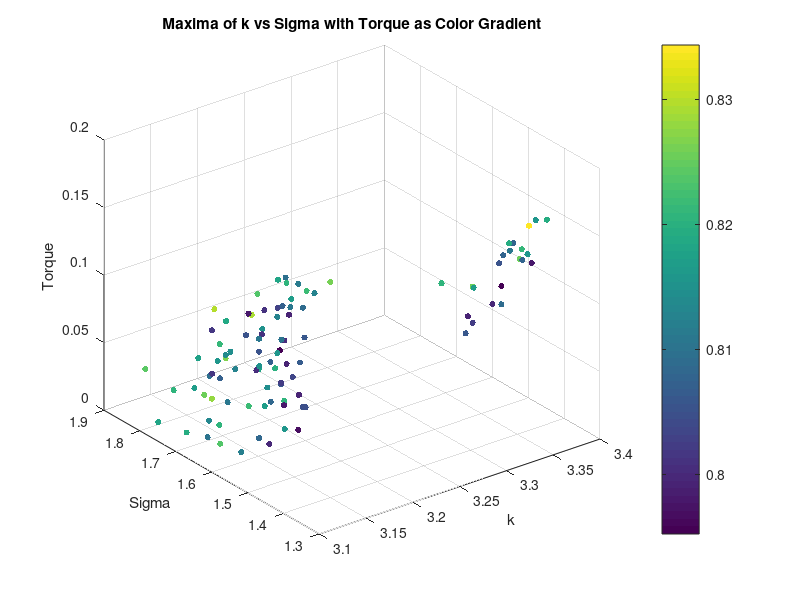
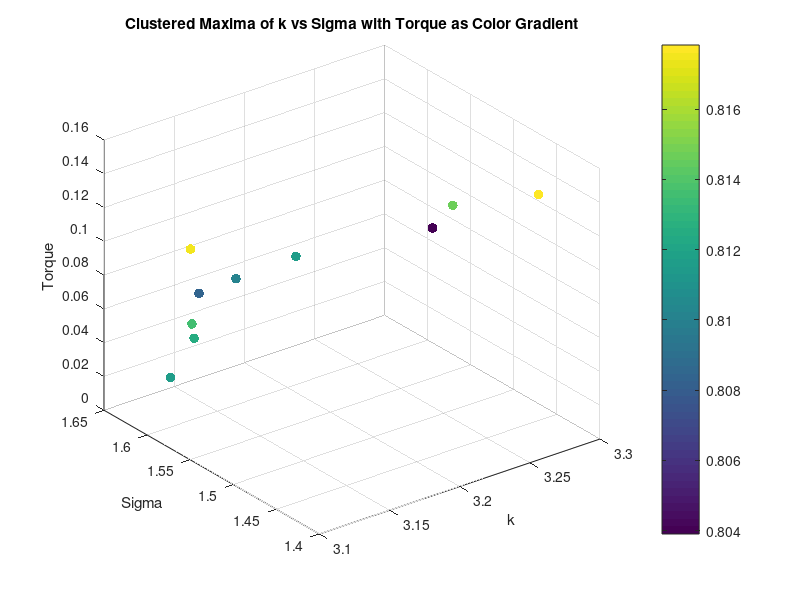
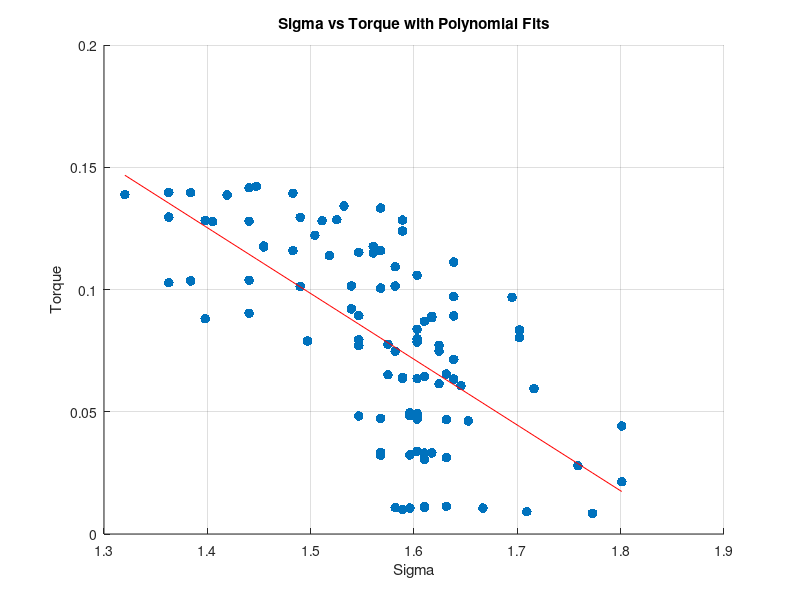
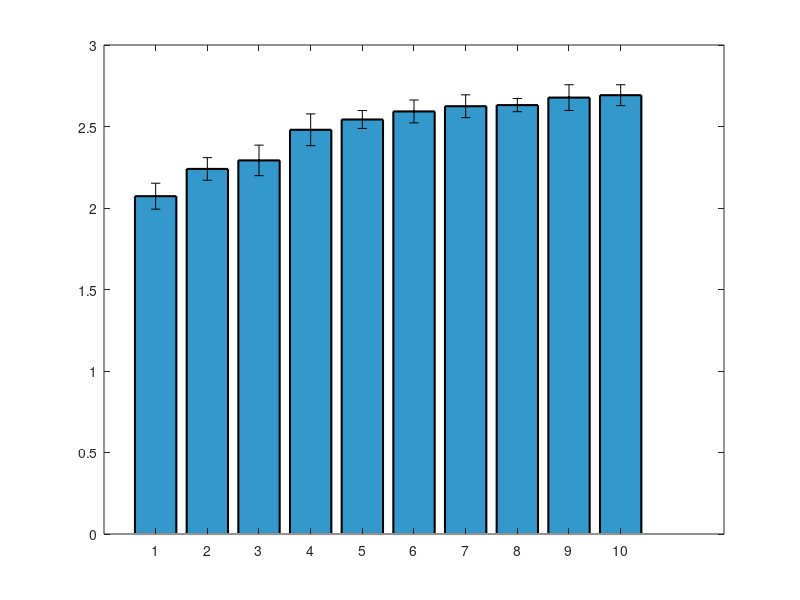

These charts were generated, in order, by the following MATLAB code: (Note: this script raises an error after producing the figures.)
clear all;
close all;


%% Torque Analysis
load('maxima_data.mat');
scatter3(maxima_k, maxima_sigma, torque_values, 20, maxima_corr, 'filled');
xlabel('k');
ylabel('Sigma');
zlabel('Torque');
title('Maxima of k vs Sigma with Torque as Color Gradient');
colorbar;
grid on;
% K means clustering of torque into 10 clusters, taking mean of each cluster k, sigma and corr too
[cluster_idx, cluster_centers] = kmeans(torque_values', 10);
% Take the mean of each cluster
torque_means = zeros(10, 1);
sigma_means = zeros(10, 1);
sigma_stds = zeros(10, 1);
k_means = zeros(10, 1);
corr_means = zeros(10, 1);
for i = 1:10
    torque_means(i) = mean(torque_values(cluster_idx == i));
    sigma_means(i) = mean(maxima_sigma(cluster_idx == i));
    k_means(i) = mean(maxima_k(cluster_idx == i));
    corr_means(i) = mean(maxima_corr(cluster_idx == i));
    sigma_stds(i) = std(maxima_sigma(cluster_idx == i));
end
% Plot the clusters
figure;
scatter3(k_means, sigma_means, torque_means, 50, corr_means, 'filled');
xlabel('k');
ylabel('Sigma');
zlabel('Torque');
title('Clustered Maxima of k vs Sigma with Torque as Color Gradient');
colorbar;
grid on;
% Ensure data is sorted for polyfit
[sigma_sorted, sort_idx] = sort(maxima_sigma);
torque_sorted = torque_values(sort_idx);
% Display correlation between torque and sigma
disp('Correlation between Torque and Sigma:');
disp(corr(torque_sorted', sigma_sorted'));
% Display correlation between torque and sigma^2
disp('Correlation between Torque and Sigma^2:');
disp(corr(torque_sorted', sigma_sorted'.^2));
% Polyfit for sigma vs torque (order 1 and 2)
p1_sigma = polyfit(sigma_sorted, torque_sorted, 1);
% Calculate fitted values and normalized MSE for sigma vs torque
fitted_torque_p1_sigma = polyval(p1_sigma, sigma_sorted);
mse_p1_sigma = mean((torque_sorted - fitted_torque_p1_sigma).^2);
nmse_p1_sigma = mse_p1_sigma / var(torque_sorted);
% Display results for sigma vs torque
disp('Sigma vs Torque:');
disp(['Order 1 nMSE: ', num2str(nmse_p1_sigma)]);
%display correlation between torque and sigma
% Plot for sigma vs torque with polynomial fits (first instance)
figure;
scatter(sigma_sorted, torque_sorted, 50, 'filled','DisplayName', 'Data');
hold on;
plot(sigma_sorted, fitted_torque_p1_sigma, '-r', 'DisplayName', ...
    ['Order 1 Fit: y = ', num2str(p1_sigma(1)), 'x + ', num2str(p1_sigma(2)), ...
    ', nMSE = ', num2str(nmse_p1_sigma)]);
xlabel('Sigma');
ylabel('Torque');
title('Sigma vs Torque with Polynomial Fits');
grid on;

%Plot means of sigma as bar plot with variance as error bars
figure;
[sorted_sigma_means,idx] = sort(sigma_means);
sorted_sigma_stds = sigma_stds(idx);
bar(sorted_sigma_means.^2, 'FaceColor', [0.2 0.6 0.8], 'EdgeColor', 'k', 'LineWidth', 1.5);
% Set the x-ticks to the cluster indices
hold on;
errorbar(sorted_sigma_means.^2,sorted_sigma_stds, 'k.', 'LineWidth', 1.5);
ylim([1.9 3.5]);

xlabel('Torque Number');
ylabel('Mean Sigma');

% Ensure data is sorted for polyfit
[sigma_sorted, sort_idx] = sort(sigma_means);
torque_sorted = torque_means(sort_idx);
%Display correlation between torque and sigma
disp('Correlation between Torque and Sigma:');
disp(corr(torque_sorted, sigma_sorted));
%Display correlation between torque and sigma^2
disp('Correlation between Torque and Sigma^2:');
disp(corr(torque_sorted, sigma_sorted.^2));
% Polyfit for sigma vs torque (order 1 and 2)
p1_sigma = polyfit(sigma_sorted, torque_sorted, 1);
p2_sigma = polyfit(sigma_sorted, torque_sorted, 2);
% Calculate zitted values and normalized MSE for sigma vs torque
fitted_torque_p1_sigma = polyval(p1_sigma, sigma_sorted);
fitted_torque_p2_sigma = polyval(p2_sigma, sigma_sorted);
mse_p1_sigma = mean((torque_sorted - fitted_torque_p1_sigma).^2);
mse_p2_sigma = mean((torque_sorted - fitted_torque_p2_sigma).^2);
nmse_p1_sigma = mse_p1_sigma / var(torque_sorted);
nmse_p2_sigma = mse_p2_sigma / var(torque_sorted);
% Display results for sigma vs torque
disp('Sigma vs Torque:');
disp(['Order 1 nMSE: ', num2str(nmse_p1_sigma)]);
disp(['Order 2 nMSE: ', num2str(nmse_p2_sigma)]);
% Plot for sigma vs torque with polynomial fits (second instance)
figure;
scatter(sigma_sorted, torque_sorted, 50, torque_sorted, 'filled', 'DisplayName', 'Data');
colormap(jet); % High contrast colormap suitable for white background
colorbar; % Add a colorbar to indicate the mapping of color to torque_sorted values
hold on;
plot(sigma_sorted, fitted_torque_p1_sigma, '-r', 'DisplayName', ...
    ['Order 1 Fit: y = ', num2str(p1_sigma(1)), 'x + ', num2str(p1_sigma(2)), ...
    ', nMSE = ', num2str(nmse_p1_sigma)]);
plot(sigma_sorted, fitted_torque_p2_sigma, '--g', 'DisplayName', ...
    ['Order 2 Fit: y = ', num2str(p2_sigma(1)), 'x^2 + ', num2str(p2_sigma(2)), ...
    'x + ', num2str(p2_sigma(3)), ', nMSE = ', num2str(nmse_p2_sigma)]);
xlabel('Sigma');
ylabel('Torque');
title('Sigma vs Torque with Polynomial Fits');
legend('show');
grid on;



% %% Diameter Analysis
% % Saved as diameter_value, k_values(max_k_idx), sigma_values(max_sigma_idx), max_val
% load('maxima_data_Diam.mat');

% figure;
% scatter3(maxima_matrix(:, 2), maxima_matrix(:, 3), maxima_matrix(:, 1), 50, maxima_matrix(:, 1), 'filled'); 
% xlabel('k');
% ylabel('Sigma');
% zlabel('Diameter');
% title('Maxima of k vs Sigma with Diameter as Color Gradient');
% colorbar;
% grid on;

% % K vs d
% % Ensure data is sorted for polyfit
% [k_sorted, sort_idx] = sort(maxima_matrix(:, 2));
% d_sorted = maxima_matrix(sort_idx, 1);
% % Display correlation between d and k
% disp('Correlation between Diameter and k:');
% disp(corr(d_sorted, k_sorted));

% %plot for k vs diam with polynomial fits
% figure;
% scatter(k_sorted, d_sorted, 50, d_sorted, 'filled', 'DisplayName', 'Data');
% colormap(jet); % High contrast colormap suitable for white background
% colorbar; % Add a colorbar to indicate the mapping of color to d_sorted values

% hold on;
% p1_k = polyfit(k_sorted, d_sorted, 1);
% fitted_d_p1_k = polyval(p1_k, k_sorted);
% mse_p1_k = mean((d_sorted - fitted_d_p1_k).^2);
% nmse_p1_k = mse_p1_k / var(d_sorted);
% disp('Diameter vs k:');
% disp(['Order 1 nMSE: ', num2str(nmse_p1_k)]);
% plot(k_sorted, fitted_d_p1_k, '-r', 'DisplayName', ...
%     ['Order 1 Fit: y = ', num2str(p1_k(1)), 'x + ', num2str(p1_k(2)), ...
%     ', nMSE = ', num2str(nmse_p1_k)]);
% xlabel('k');
% ylabel('Diameter');
% title('k vs Diameter with Polynomial Fits');
% legend('show');

% % Compute mean and std of sigma for each unique diameter
% unique_diameters = unique(maxima_matrix(:, 1));
% sigma_means_diameter = zeros(size(unique_diameters));
% sigma_stds_diameter = zeros(size(unique_diameters));

% for i = 1:length(unique_diameters)
%     sigma_values_for_diameter = maxima_matrix(maxima_matrix(:, 1) == unique_diameters(i), 3);
%     sigma_means_diameter(i) = mean(sigma_values_for_diameter);
%     sigma_stds_diameter(i) = std(sigma_values_for_diameter);
% end

% % Bar plot of mean sigma with error bars for each diameter
% figure;
% bar(unique_diameters, sigma_means_diameter, 'FaceColor', [0.2 0.6 0.8], 'EdgeColor', 'k', 'LineWidth', 1.5);
% hold on;
% errorbar(unique_diameters, sigma_means_diameter, sigma_stds_diameter, 'k.', 'LineWidth', 1.5);
% xlabel('Diameter');
% ylabel('Mean Sigma');
% title('Mean Sigma for Each Diameter with Error Bars');
% grid on;
